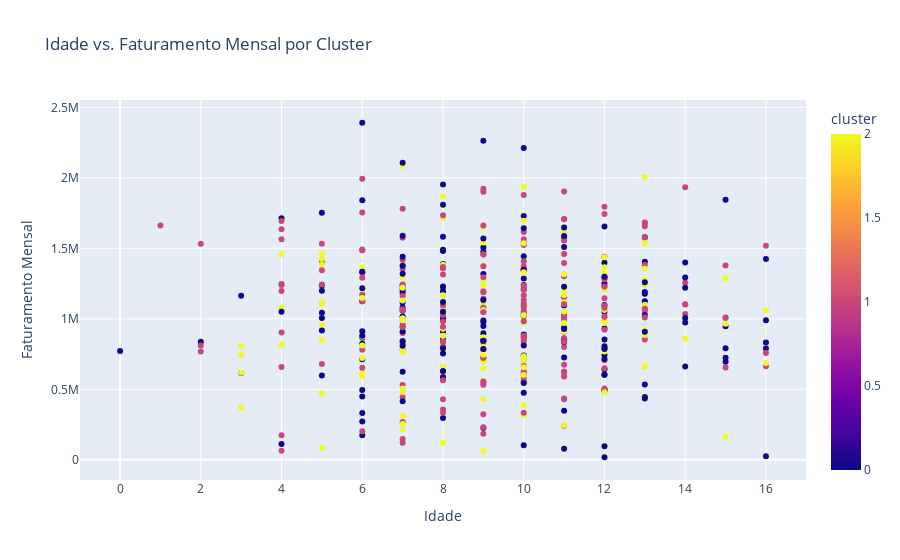

Here is the notebook cell this chart was saved with:
### Markdown cell above
## Plotting the results

### Code cell
# Plot "idade" and "faturamento_mensal" by cluster
px.scatter(
    df,
    x="idade",
    y="faturamento_mensal",
    color="cluster",
    title="Idade vs. Faturamento Mensal por Cluster",
    labels={"idade": "Idade", "faturamento_mensal": "Faturamento Mensal"},
)

### Figure 1 — Plotly figure (JSON) as saved in the notebook; plotly's stock layout.template omitted (floating-point values rounded to 4 significant figures; data arrays with more than 128 entries replaced by an {"elided": "..."} marker saying what was removed)
{"data": [{"hovertemplate": "Idade=%{x}<br>Faturamento Mensal=%{y}<br>cluster=%{marker.color}<extra></extra>", "legendgroup": "", "marker": {"color": {"elided": "500 int values"}, "coloraxis": "coloraxis", "symbol": "circle"}, "mode": "markers", "name": "", "orientation": "v", "showlegend": false, "type": "scatter", "x": {"elided": "500 int values"}, "xaxis": "x", "y": {"elided": "500 float values"}, "yaxis": "y"}], "layout": {"coloraxis": {"colorbar": {"title": {"text": "cluster"}}, "colorscale": [[0, "#0d0887"], [0.1111, "#46039f"], [0.2222, "#7201a8"], [0.3333, "#9c179e"], [0.4444, "#bd3786"], [0.5556, "#d8576b"], [0.6667, "#ed7953"], [0.7778, "#fb9f3a"], [0.8889, "#fdca26"], [1, "#f0f921"]]}, "legend": {"tracegroupgap": 0}, "title": {"text": "Idade vs. Faturamento Mensal por Cluster"}, "xaxis": {"anchor": "y", "domain": [0, 1], "title": {"text": "Idade"}}, "yaxis": {"anchor": "x", "domain": [0, 1], "title": {"text": "Faturamento Mensal"}}}}
